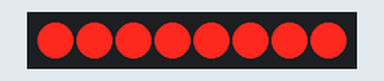
Bench run of a sketch on a simulated Arduino Uno, built with avr-gcc and run on an emulated ATmega328P. Shown: 8 port-expander outputs drawn as a row of LEDs (first output left, lit = HIGH). Wiring (inferred from the names in the program): I2C bus: SDA pin 2; SCL pin 3; PCF8574 port expander at I2C address 0x3E. Wiring (inferred from the signals the program sends): row of LEDs: on Q0, Q1, Q2, Q3, Q4, Q5, Q6, Q7. At 5.5 s the program stops and its outputs stay as they are.

Above: at 0.1 s.
At 2.1 s:
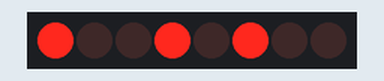
At 4.3 s:
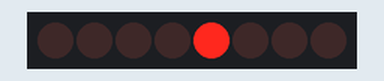
Timing chart, 0 to 6.7 s (numbered marks = the images above):
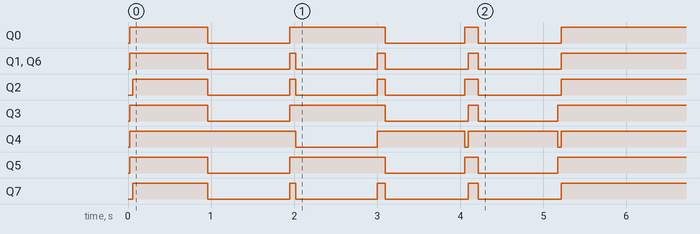

Measured:
- by itself, Q0: goes LOW 0.99 s, HIGH 1.1 s, LOW 0.95 s, HIGH 0.17 s, LOW 1.0 s, then HIGH
- by itself, Q1, Q6: alternates HIGH for 0.10 s and LOW for 1.0 s, 8 changes in all, then stays HIGH
- by itself, Q3: goes LOW 0.99 s, HIGH 1.1 s, LOW 1.0 s, HIGH 0.12 s, LOW 0.95 s, then HIGH
- by itself, Q4: repeats every 1.1 s: HIGH 1.1 s, LOW 0.05 s, until it stays HIGH from 5.2 s
- by itself, Q5: goes LOW 0.99 s, HIGH 1.1 s, LOW 0.95 s, HIGH 0.17 s, LOW 0.95 s, then HIGH
- by itself, Q7: repeats every 1.1 s: LOW 0.99 s, HIGH 0.07 s, until it stays HIGH from 5.2 s

The sketch:

lcd_disp_driver.ino
```cpp
/**
 * LCD Driver for HT16C23/HT16C23G
 *
 * This code implements an I2C-like protocol for controlling a custom LCD display.
 * It handles various display sections including kWh, timer, current, voltage, and phase readings.
 */

// Pin Definitions
#define SCLPIN 3
#define SDAPIN 2

// Timing Constants
#define TIME_1 40000    // Primary delay constant (microseconds)
#define TIME_2 30000    // Secondary delay constant (microseconds)

// Display Pattern Arrays
const uint8_t MASK2[] = {0x01, 0x02, 0x04, 0x08, 0x10, 0x20, 0x40, 0x80};
const uint8_t MASK[] = {0xE, 0x48, 0xD6, 0xDA, 0x78, 0xBA, 0xBE, 0xC8, 0xFE, 0xFA};

// For 0 to 9 representation
const uint8_t ZERO_NINE_DISP_ARR[] = {0xEF, 0x48, 0xD6, 0xDA, 0x78, 0xBA, 0xBE, 0xC8, 0xFF, 0xFA};

// Buffer for display data
uint8_t l_data[50];

// Address mapping for display segments
const uint8_t Z_ADDR[] = {
    46, 7, 46, 6, 46, 5, 46, 4, 46, 3,
    33, 0, 34, 0, 36, 0, 37, 0, 38, 0, 39, 0, 23, 0,
    24, 0, 25, 0, 26, 0, 28, 0, 30, 0, 29, 0, 40, 0,
    40, 7, 40, 5, 40, 6, 41, 5, 41, 6, 41, 7, 40, 4, 41, 4,
    40, 1, 40, 2, 40, 3, 41, 2, 41, 3, 41, 1,
    42, 7, 42, 5, 42, 6, 43, 5, 43, 6, 43, 7, 42, 4, 43, 4,
    42, 1, 42, 2, 42, 3, 43, 2, 43, 3, 43, 1,
    44, 7, 44, 5, 44, 6, 45, 5, 45, 6, 45, 7, 44, 4, 45, 4,
    44, 1, 44, 2, 44, 3, 45, 2, 45, 3, 45, 1,
    4, 0, 21, 0, 20, 0, 19, 0, 18, 0, 17, 0, 16, 0, 15, 0,
    13, 0, 12, 0, 11, 0, 7, 0, 22, 0, 14, 0
};

/**
 * I2C Protocol Implementation Functions
 */

// Short delay for I2C timing
void delayShort() {
    delayMicroseconds(200);
}

// Generate I2C start condition
void i2cStart() {
    digitalWrite(SDAPIN, HIGH);
    digitalWrite(SCLPIN, HIGH);
    delayShort();
    digitalWrite(SDAPIN, LOW);
    delayShort();
    digitalWrite(SCLPIN, LOW);
}

// Generate I2C stop condition
void i2cStop() {
    digitalWrite(SDAPIN, LOW);
    digitalWrite(SCLPIN, HIGH);
    delayShort();
    digitalWrite(SDAPIN, HIGH);
    delayShort();
}

// Read I2C acknowledgment
bool i2cAck() {
    pinMode(SDAPIN, INPUT);
    digitalWrite(SCLPIN, HIGH);
    delayShort();
    bool ack = digitalRead(SDAPIN);
    digitalWrite(SCLPIN, LOW);
    pinMode(SDAPIN, OUTPUT);
    return ack;
}

// Write a single bit to I2C bus
void i2cWriteBit(bool bit) {
    digitalWrite(SDAPIN, bit);
    delayShort();
    digitalWrite(SCLPIN, HIGH);
    delayShort();
    digitalWrite(SCLPIN, LOW);
}

// Write a byte to I2C bus
void i2cWriteByte(uint8_t byte) {
    for (int i = 0; i < 8; i++) {
        i2cWriteBit((byte & 0x80) != 0);
        byte <<= 1;
    }
}

/**
 * LCD Control Functions
 */

// Write command to LCD
void f_wc(uint8_t command, uint8_t data) {
    i2cStart();
    i2cWriteByte(0x7C);
    i2cAck();
    i2cWriteByte(command);
    i2cAck();
    i2cWriteByte(data);
    i2cAck();
    i2cStop();
}

// Write data to LCD address
void f_wd1(uint8_t addr, uint8_t data) {
    i2cStart();
    i2cWriteByte(0x7C);
    i2cAck();
    i2cWriteByte(0x80);
    i2cAck();
    i2cWriteByte(addr);
    i2cAck();
    i2cWriteByte(data);
    i2cAck();
    i2cStop();
}

// Fill LCD with specified value
void f_fill0(uint8_t value) {
    for (uint8_t i = 0; i < 47; i++) {
        f_wd1(i, value);
    }
}

// Display animation helper function
void f_hhx(uint8_t t) {
    // Initialize display buffer
    for (uint8_t i = 0; i < 40; i++) {
        l_data[i] = MASK[8];
    }
    for (uint8_t i = 40; i < 47; i++) {
        l_data[i] = 0x00;
    }

    // Update display segments
    for (uint8_t i = 0; i < t + 1; i += 2) {
        l_data[Z_ADDR[i]] |= MASK2[Z_ADDR[i + 1]];
    }

    // Write to display
    for (uint8_t i = 0; i < 47; i++) {
        f_wd1(i, l_data[i]);
    }
}

// Run display animation
void f_hh() {
    for (uint8_t i = 0; i < 150; i += 2) {
        f_hhx(i);
        delayMicroseconds(TIME_2);
    }
}

// Initialize LCD
void lcdReset() {
    f_wc(0x82, 0x03);    // 1/8 duty 1/4 bias
    f_wc(0x84, 0x03);
    f_wc(0x86, 0x00);    // 80Hz refresh rate
    f_wc(0x88, 0x10);    // Blinking 2Hz (01), off (00)
    f_wc(0x8A, 0x10);
}

/**
 * Display Section Functions
 */

// Display kWh section
void kwh_section_disp(uint32_t val) {
    for (int i = 0; i < 5; i++) {
        uint8_t temp_val = val % 10;
        val /= 10;
        f_wd1(i, ZERO_NINE_DISP_ARR[temp_val]);
        Serial.println(temp_val);    // Debug output
    }
}

// Display timer section (minutes and seconds)
void timer_section_disp(uint8_t min, uint8_t sec) {
    // Display seconds
    uint8_t temp_val = sec % 10;
    f_wd1(0x05, ZERO_NINE_DISP_ARR[temp_val]);
    temp_val = sec / 10;
    f_wd1(0x06, ZERO_NINE_DISP_ARR[temp_val]);

    // Display minutes with colon
    temp_val = min % 10;
    f_wd1(0x07, (ZERO_NINE_DISP_ARR[temp_val] | 0x01));
    temp_val = min / 10;
    f_wd1(0x08, ZERO_NINE_DISP_ARR[temp_val]);
}

// Display S section values
void s_section_disp(uint32_t val) {
    for (int i = 0x09; i <= 0x0E; i++) {
        uint8_t temp_val = val % 10;
        val /= 10;
        f_wd1(i, ZERO_NINE_DISP_ARR[temp_val]);
    }
}

// Display flow liters section
void flow_ltrs_section_disp(uint32_t val) {
    for (int i = 0x0F; i <= 0x16; i++) {
        uint8_t temp_val = val % 10;
        val /= 10;
        f_wd1(i, ZERO_NINE_DISP_ARR[temp_val]);
    }
}

// Display output current section
void op_curr_section_disp(uint8_t current, uint8_t fraction) {
    // Display current value
    uint8_t temp_val = current % 10;
    f_wd1(0x17, ZERO_NINE_DISP_ARR[temp_val] | 0x01);   // Enable OP CURR indicator

    temp_val = current / 10;
    f_wd1(0x18, ZERO_NINE_DISP_ARR[temp_val] | 0x01);   // Enable decimal point

    // Display fraction
    temp_val = fraction % 10;
    f_wd1(0x19, ZERO_NINE_DISP_ARR[temp_val] | 0x01);   // Enable Amp indicator
}

// Display output voltage section
void OP_volt_section_disp(uint16_t val) {
    // Display units digit with V indicator
    uint8_t temp_val = val % 10;
    f_wd1(0x1C, ZERO_NINE_DISP_ARR[temp_val] | 0x01);

    // Display tens digit
    val /= 10;
    temp_val = val % 10;
    f_wd1(0x1B, ZERO_NINE_DISP_ARR[temp_val]);

    // Display hundreds digit
    val /= 10;
    temp_val = val % 10;
    f_wd1(0x1A, ZERO_NINE_DISP_ARR[temp_val]);
}

// Display power factor section
void PF_section_disp(uint8_t val) {
    uint8_t temp_val = val % 10;
    f_wd1(0x1E, ZERO_NINE_DISP_ARR[temp_val] | 0x01);   // Enable indicator

    temp_val = val / 10;
    f_wd1(0x1D, ZERO_NINE_DISP_ARR[temp_val] | 0x01);
}

// Display phase 1 section
void ph1_section_disp(uint16_t val) {
    f_wd1(0x2E, 0xF);    // Enable phase 1 indicator

    for (int i = 0x21; i >= 0x1F; i--) {
        uint8_t temp_val = val % 10;
        val /= 10;
        f_wd1(i, ZERO_NINE_DISP_ARR[temp_val] | 0x01);
    }
}

// Display phase 2 section
void ph2_section_disp(uint16_t val) {
    for (int i = 0x24; i >= 0x22; i--) {
        uint8_t temp_val = val % 10;
        val /= 10;
        f_wd1(i, ZERO_NINE_DISP_ARR[temp_val] | 0x01);
    }
}

// Display phase 3 section with WiFi indicator
void ph3_section_disp(uint16_t val, bool wifi) {
    uint8_t temp_val = val % 10;
    f_wd1(0x27, ZERO_NINE_DISP_ARR[temp_val] | (wifi ? 0x01 : 0x00));

    val /= 10;
    temp_val = val % 10;
    f_wd1(0x26, ZERO_NINE_DISP_ARR[temp_val] | 0x01);

    val /= 10;
    temp_val = val % 10;
    f_wd1(0x25, ZERO_NINE_DISP_ARR[temp_val] | 0x01);
}

// pending - do not use
// Display timer on/off section
void timer_on_off_section_disp() {
    // This section combines with S section and Flow Ltrs Section
    for (uint8_t addr = 0x0B; addr <= 0x10; addr++) { // pending
        f_wd1(addr, 0xFF);
    }
}

// pending - do not use
// Display relay on/off section
void relay_on_off_section_disp() {
    // This section combines with Flow Ltrs Section
    for (uint8_t addr = 0x11; addr <= 0x15; addr++) {
        f_wd1(addr, 0xFF);
    }
}

/**
 * Setup and Main Loop
 */

void setup() {
    // Initialize pins
    pinMode(SCLPIN, OUTPUT);
    pinMode(SDAPIN, OUTPUT);
    digitalWrite(SCLPIN, LOW);
    digitalWrite(SDAPIN, LOW);

    // Initialize LCD
    lcdReset();

}

void loop() {
    lcdReset();
    f_fill0(0x00);

    // Example display sequence
    kwh_section_disp(0);
    delay(1000);

    timer_section_disp(25, 40);
    delay(1000);

    s_section_disp(21301);
    delay(1000);

    flow_ltrs_section_disp(1115623);
    delay(1000);

    op_curr_section_disp(12, 5);
    OP_volt_section_disp(1);
    PF_section_disp(21);

    ph1_section_disp(123);
    ph2_section_disp(123);
    ph3_section_disp(123, 1);    // WiFi enabled

    // Additional display updates

     f_wd1(0x28,0xFF);
     f_wd1(0x29,0xFF);
     f_wd1(0x2A,0xFF);
     f_wd1(0x2B,0xFF);

     f_wd1(0x2C,0xFF);
     f_wd1(0x2D,0xFF);


     f_wd1(0x2F,0xFF);  // i think not used

    while(1){

    }

}
```
